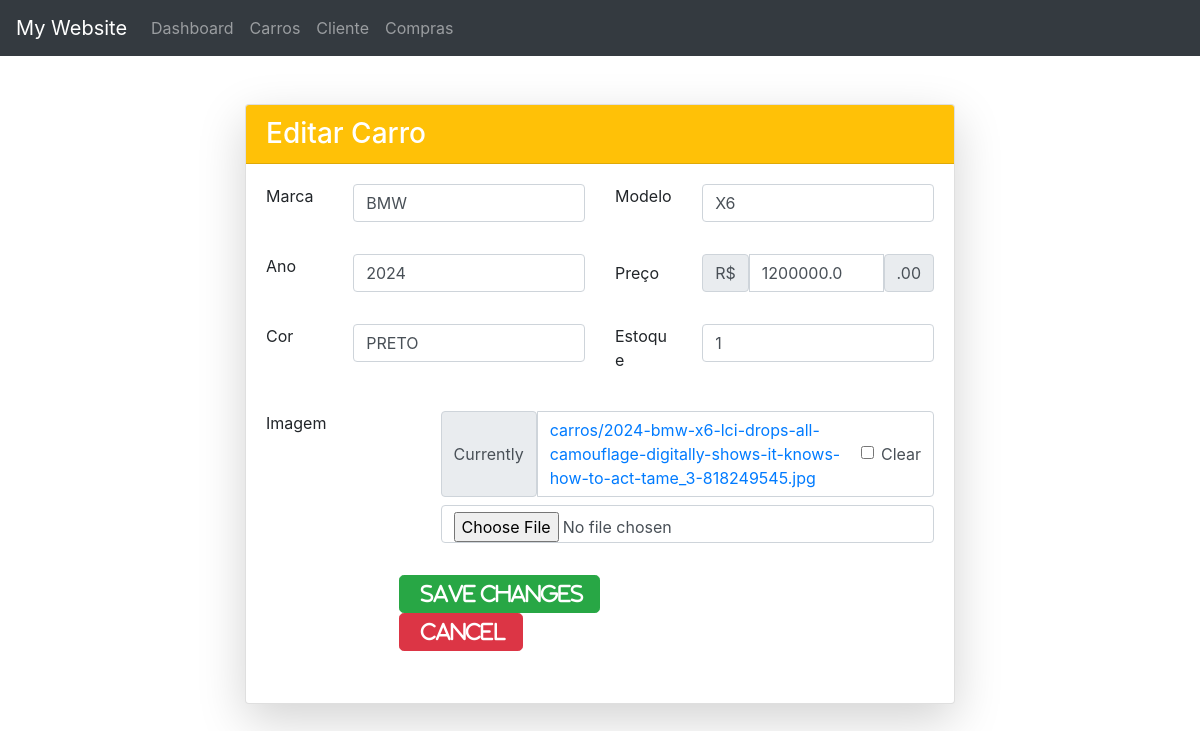
The app's page /carros/editar/1, older data.
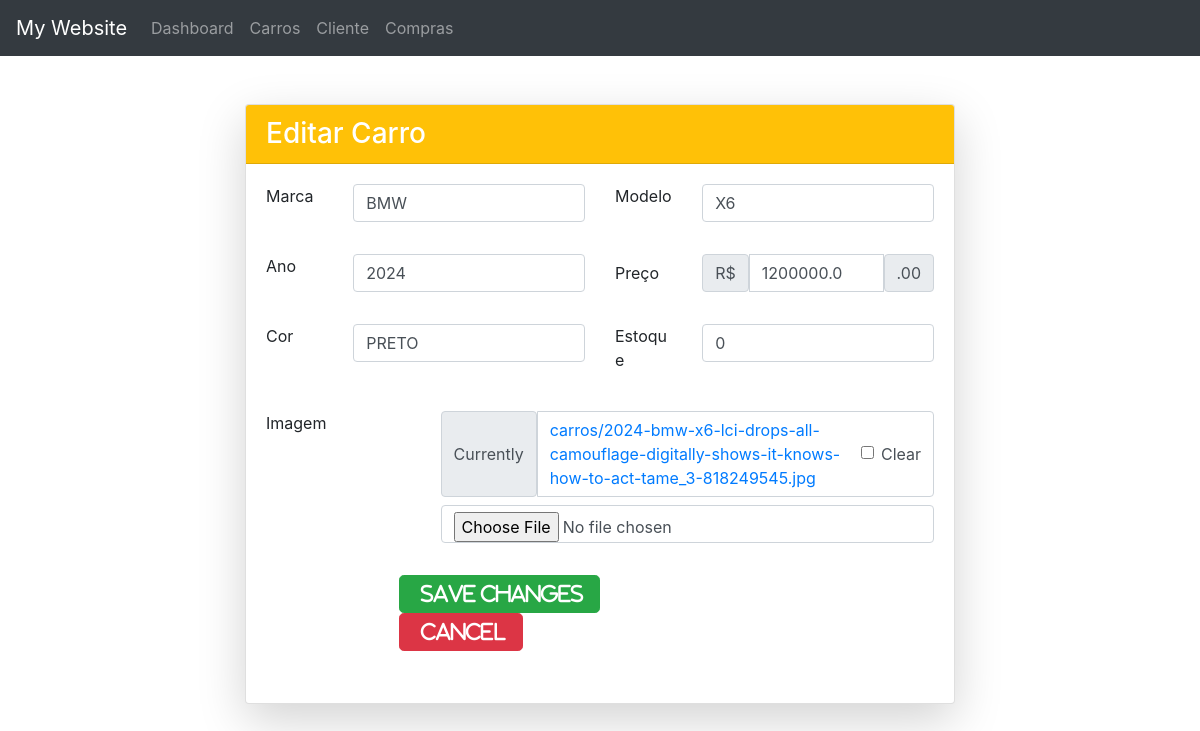
The same page, newer data.
### carros/models.py (models this page shows, shortened)
class Carro(models.Model):
    marca = models.CharField(max_length=100)
    modelo = models.CharField(max_length=100)
    ano = models.IntegerField()
    preco = models.FloatField()
    cor = models.CharField(max_length=100)
    data_criacao = models.DateTimeField(auto_now_add=True)
    estoque = models.IntegerField()
    imagem = models.ImageField(upload_to='carros', null=True, blank=True)

### carros/views.py (the view)
# urls.py: path('editar/<int:id>', views.editar_carro, name='editar_carro'),
def editar_carro(request, id):
    carro = Carro.objects.get(id=id)
    if request.method == 'POST':
        form = FormCarro(request.POST, request.FILES, instance=carro)
        if form.is_valid():
            form.save()
            return redirect('listar_carros')
    else:
        form = FormCarro(instance=carro)
        return render(request, 'editar_carro.html', {'form': form})

### carros/templates/editar_carro.html (shortened to what this page needs)
{% extends 'basic.html' %}
{% load crispy_forms_tags %}
{% block content %}
<div class="container mt-5">
    <div class="row justify-content-center">
        <div class="col-md-8">
            <div class="card shadow-lg">
                <div class="card-header bg-warning text-white">
                    <h3 class="mb-0">Editar Carro</h3>
                </div>
                <div class="card-body">
                    <form method="POST" enctype="multipart/form-data">
                        {% crispy form %}
                    </form>
                </div>
            </div>
        </div>
    </div>
</div>
{% endblock %}

Row changes from the older to the newer data that the page shows:
changed Carro "BMW": estoque "1" → "0"
